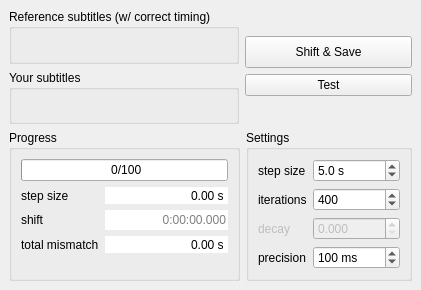
<?xml version="1.0" encoding="UTF-8"?>
<ui version="4.0">
 <class>MainWindow</class>
 <widget class="QMainWindow" name="MainWindow">
  <property name="geometry">
   <rect>
    <x>0</x>
    <y>0</y>
    <width>421</width>
    <height>290</height>
   </rect>
  </property>
  <property name="windowTitle">
   <string>AutoSubtitleRetimer</string>
  </property>
  <widget class="QWidget" name="centralwidget">
   <layout class="QVBoxLayout" name="verticalLayout_4">
    <item>
     <layout class="QHBoxLayout" name="horizontalLayout_3">
      <item>
       <layout class="QVBoxLayout" name="verticalLayout">
        <item>
         <widget class="QGroupBox" name="refGroupBox">
          <property name="title">
           <string>Reference subtitles (w/ correct timing)</string>
          </property>
          <layout class="QHBoxLayout" name="horizontalLayout"/>
         </widget>
        </item>
        <item>
         <widget class="QGroupBox" name="subsGroupBox">
          <property name="title">
           <string>Your subtitles</string>
          </property>
          <layout class="QHBoxLayout" name="horizontalLayout_2"/>
         </widget>
        </item>
       </layout>
      </item>
      <item>
       <layout class="QVBoxLayout" name="verticalLayout_2">
        <item>
         <spacer name="verticalSpacer_2">
          <property name="orientation">
           <enum>Qt::Vertical</enum>
          </property>
          <property name="sizeHint" stdset="0">
           <size>
            <width>20</width>
            <height>40</height>
           </size>
          </property>
         </spacer>
        </item>
        <item>
         <widget class="QPushButton" name="runButton">
          <property name="minimumSize">
           <size>
            <width>100</width>
            <height>32</height>
           </size>
          </property>
          <property name="text">
           <string>Shift &amp;&amp; Save</string>
          </property>
         </widget>
        </item>
        <item>
         <widget class="QPushButton" name="dryRunButton">
          <property name="text">
           <string>Test</string>
          </property>
         </widget>
        </item>
        <item>
         <spacer name="verticalSpacer">
          <property name="orientation">
           <enum>Qt::Vertical</enum>
          </property>
          <property name="sizeHint" stdset="0">
           <size>
            <width>20</width>
            <height>40</height>
           </size>
          </property>
         </spacer>
        </item>
       </layout>
      </item>
     </layout>
    </item>
    <item>
     <layout class="QHBoxLayout" name="horizontalLayout_4">
      <item>
       <widget class="QGroupBox" name="groupBox_4">
        <property name="title">
         <string>Progress</string>
        </property>
        <layout class="QVBoxLayout" name="verticalLayout_3">
         <item>
          <widget class="QProgressBar" name="progressBar">
           <property name="value">
            <number>0</number>
           </property>
           <property name="format">
            <string> %v/%m</string>
           </property>
          </widget>
         </item>
         <item>
          <layout class="QFormLayout" name="formLayout_2">
           <item row="0" column="0">
            <widget class="QLabel" name="label_5">
             <property name="text">
              <string>step size</string>
             </property>
            </widget>
           </item>
           <item row="1" column="0">
            <widget class="QLabel" name="label_7">
             <property name="text">
              <string>shift</string>
             </property>
            </widget>
           </item>
           <item row="2" column="0">
            <widget class="QLabel" name="label_8">
             <property name="text">
              <string>total mismatch</string>
             </property>
            </widget>
           </item>
           <item row="1" column="1">
            <widget class="QLineEdit" name="shiftDisplay">
             <property name="frame">
              <bool>false</bool>
             </property>
             <property name="alignment">
              <set>Qt::AlignRight|Qt::AlignTrailing|Qt::AlignVCenter</set>
             </property>
             <property name="readOnly">
              <bool>true</bool>
             </property>
             <property name="placeholderText">
              <string>0:00:00.000</string>
             </property>
            </widget>
           </item>
           <item row="0" column="1">
            <widget class="QDoubleSpinBox" name="stepSizeDisplay">
             <property name="wrapping">
              <bool>false</bool>
             </property>
             <property name="frame">
              <bool>false</bool>
             </property>
             <property name="alignment">
              <set>Qt::AlignRight|Qt::AlignTrailing|Qt::AlignVCenter</set>
             </property>
             <property name="readOnly">
              <bool>true</bool>
             </property>
             <property name="buttonSymbols">
              <enum>QAbstractSpinBox::NoButtons</enum>
             </property>
             <property name="keyboardTracking">
              <bool>false</bool>
             </property>
             <property name="prefix">
              <string/>
             </property>
             <property name="suffix">
              <string> s</string>
             </property>
            </widget>
           </item>
           <item row="2" column="1">
            <widget class="QDoubleSpinBox" name="mismatchDisplay">
             <property name="wrapping">
              <bool>false</bool>
             </property>
             <property name="frame">
              <bool>false</bool>
             </property>
             <property name="alignment">
              <set>Qt::AlignRight|Qt::AlignTrailing|Qt::AlignVCenter</set>
             </property>
             <property name="readOnly">
              <bool>true</bool>
             </property>
             <property name="buttonSymbols">
              <enum>QAbstractSpinBox::NoButtons</enum>
             </property>
             <property name="keyboardTracking">
              <bool>false</bool>
             </property>
             <property name="suffix">
              <string> s</string>
             </property>
             <property name="maximum">
              <double>99999999.000000000000000</double>
             </property>
            </widget>
           </item>
          </layout>
         </item>
        </layout>
       </widget>
      </item>
      <item>
       <widget class="QGroupBox" name="groupBox_3">
        <property name="title">
         <string>Settings</string>
        </property>
        <layout class="QFormLayout" name="formLayout">
         <property name="fieldGrowthPolicy">
          <enum>QFormLayout::AllNonFixedFieldsGrow</enum>
         </property>
         <item row="0" column="0">
          <widget class="QLabel" name="label">
           <property name="text">
            <string>step size</string>
           </property>
          </widget>
         </item>
         <item row="0" column="1">
          <widget class="QDoubleSpinBox" name="stepSizeSpinBox">
           <property name="prefix">
            <string/>
           </property>
           <property name="suffix">
            <string> s</string>
           </property>
           <property name="decimals">
            <number>1</number>
           </property>
           <property name="maximum">
            <double>9999999.000000000000000</double>
           </property>
           <property name="value">
            <double>5.000000000000000</double>
           </property>
          </widget>
         </item>
         <item row="1" column="0">
          <widget class="QLabel" name="label_3">
           <property name="text">
            <string>iterations</string>
           </property>
          </widget>
         </item>
         <item row="1" column="1">
          <widget class="QSpinBox" name="iterationsSpinBox">
           <property name="minimum">
            <number>1</number>
           </property>
           <property name="maximum">
            <number>999999</number>
           </property>
           <property name="singleStep">
            <number>50</number>
           </property>
           <property name="value">
            <number>400</number>
           </property>
          </widget>
         </item>
         <item row="2" column="0">
          <widget class="QLabel" name="label_2">
           <property name="enabled">
            <bool>false</bool>
           </property>
           <property name="text">
            <string>decay</string>
           </property>
          </widget>
         </item>
         <item row="2" column="1">
          <widget class="QDoubleSpinBox" name="decaySpinBox">
           <property name="enabled">
            <bool>false</bool>
           </property>
           <property name="decimals">
            <number>3</number>
           </property>
           <property name="minimum">
            <double>0.000000000000000</double>
           </property>
           <property name="maximum">
            <double>1.000000000000000</double>
           </property>
           <property name="singleStep">
            <double>0.000001000000000</double>
           </property>
           <property name="value">
            <double>0.000000000000000</double>
           </property>
          </widget>
         </item>
         <item row="4" column="0">
          <widget class="QLabel" name="label_4">
           <property name="text">
            <string>precision</string>
           </property>
          </widget>
         </item>
         <item row="4" column="1">
          <widget class="QSpinBox" name="unitSpinBox">
           <property name="suffix">
            <string> ms</string>
           </property>
           <property name="minimum">
            <number>1</number>
           </property>
           <property name="maximum">
            <number>999999</number>
           </property>
           <property name="value">
            <number>100</number>
           </property>
          </widget>
         </item>
        </layout>
       </widget>
      </item>
     </layout>
    </item>
   </layout>
  </widget>
 </widget>
 <resources/>
 <connections/>
</ui>
